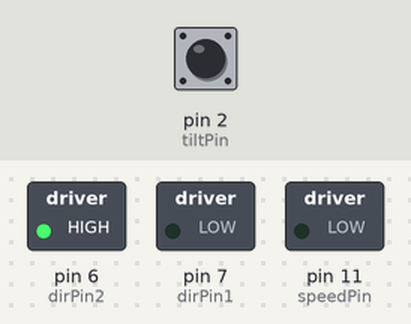
A sketch run on a simulated Arduino Uno, built with avr-gcc and run on an emulated ATmega328P. Parts: switched loads named in the sketch (green lamp = pin HIGH). Dashed ring = blinking. The test bench sets the inputs (shaded band); at power-on: pin 2 (tiltPin) HIGH.

Above: at 1.2 s.
1.3 s: pin 2 (tiltPin) driven LOW
At 1.6 s:
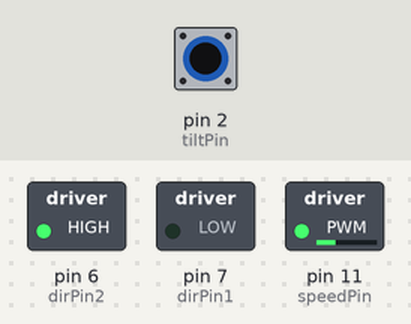
2.8 s: pin 2 (tiltPin) pulsed HIGH 2 times (0.12 s each, 0.3 s apart)
At 3.23 s:
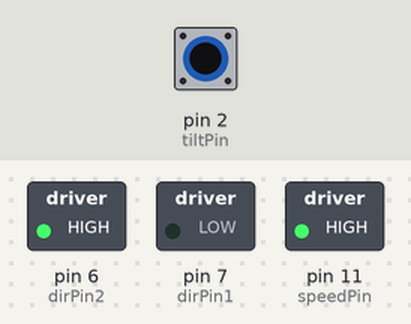
5.8 s: pin 2 (tiltPin) driven HIGH
At 6.8 s:
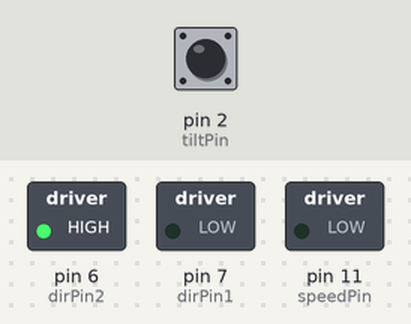
Timing chart, 0 to 8.8 s (numbered marks = the images above; inputs shaded):
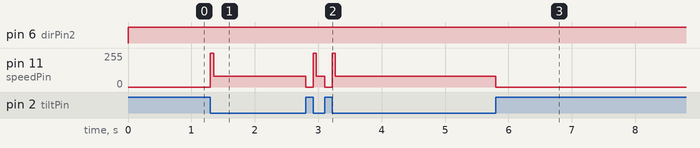

Measured:
- after the input at 1.3 s, pin 11 (speedPin): 0/255 → 80/255 at once
- after the input at 2.8 s, pin 11 (speedPin): alternates 80/255 for 0.18 s and 0/255 for 0.12 s, 4 changes in all, then stays 80/255, starting at once
- after the input at 5.8 s, pin 11 (speedPin): 80/255 → 0/255 at once

The sketch:

arduino_tutorial_37.ino
```cpp
/*
 * Tutorial 37 Understanding how to control dc motors
 * https://youtu.be/fPLEncYrl4Q
 *
 * Tutorial 38 Using a tilt switch cot off with a DC motor
 * https://youtu.be/tXs3Bzf7s9g
 * Written without the tutorial
 */

const int baudRate = 9600;
const int dt = 50; // delaytime
const int speedPin = 11;
const int dirPin1 = 7;
const int dirPin2 = 6;
const int tiltPin = 2;
int motorSpeed = 80;
bool running = false;
bool tiltVal;

void setup() {
  // put your setup code here, to run once:
  Serial.begin(baudRate);
  pinMode(speedPin, OUTPUT);
  pinMode(dirPin1, OUTPUT);
  pinMode(dirPin2, OUTPUT);
  pinMode(tiltPin, INPUT);
  digitalWrite(tiltPin, HIGH);
}

void loop() {
  // put your main code here, to run repeatedly:
  tiltVal = digitalRead(tiltPin);
  digitalWrite(dirPin2, HIGH);
  digitalWrite(dirPin1, LOW);

  if (!tiltVal) {
    if (!running) {
      analogWrite(speedPin, 255);
      delay(dt);
      running = true;
    }
    analogWrite(speedPin, motorSpeed);
  } else {
    analogWrite(speedPin, 0);
    running = false;
  }
}
```
